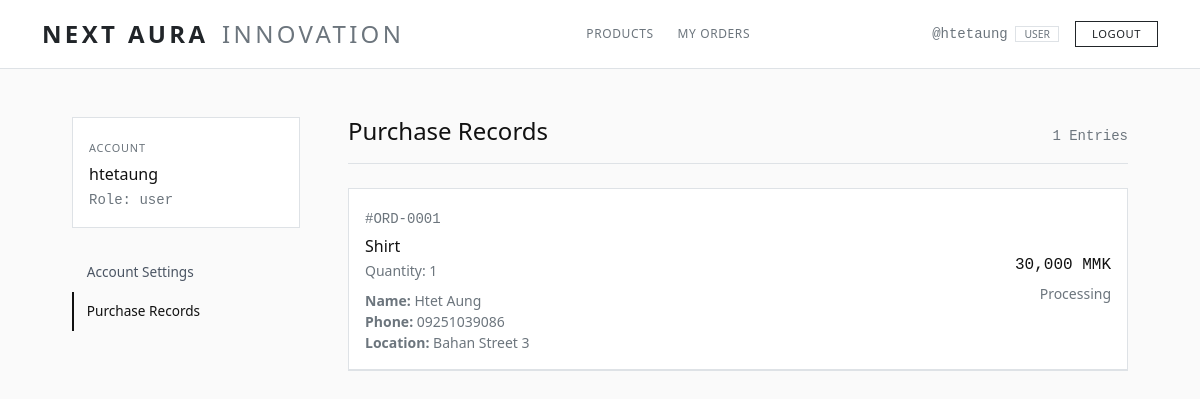
/order.php (signed in), run on the app's committed database.
### tables this page shows
CREATE TABLE `users` (
  `id` int(11) NOT NULL,
  `username` varchar(100) NOT NULL,
  `password` varchar(255) NOT NULL,
  `role` varchar(20) NOT NULL DEFAULT 'user'
);

CREATE TABLE `orders` (
  `id` int(11) NOT NULL,
  `user_id` int(11) NOT NULL,
  `product_name` varchar(255) NOT NULL,
  `price` decimal(10,2) NOT NULL,
  `status` varchar(50) DEFAULT 'Processing',
  `created_at` timestamp NOT NULL DEFAULT current_timestamp(),
  `address` text DEFAULT NULL,
  `customer_name` varchar(100) DEFAULT NULL,
  `phone` varchar(50) DEFAULT NULL
);

### order.php (the view, shortened to what this page needs)
<?php
include 'connection.php';
$uid = $_SESSION['user_id'];
$orders = $conn->query("SELECT * FROM orders WHERE user_id = $uid ORDER BY id DESC");
$user_query = $conn->query("SELECT * FROM users WHERE id = $uid");
$user = $user_query->fetch_assoc();
?>
<!DOCTYPE html>
<html lang="en">
<head>
    <link rel="stylesheet" href="https://cdn.jsdelivr.net/npm/bootstrap@5.3.3/dist/css/bootstrap.min.css">
</head>
<body>
    <?php include 'header.php'; ?>
    <main class="container py-5" style="max-width: 1080px;">
      <div class="row g-5">
        <aside class="col-lg-3">
          <div class="border p-3 bg-white mb-4">
            <span class="text-uppercase text-secondary small" style="font-size: 0.68rem; letter-spacing: 0.08em;">Account</span>
            <div class="fw-medium mt-1"><?php echo htmlspecialchars($user['username']); ?></div>
            <div class="text-secondary small font-monospace mt-1">Role: <?php echo $user['role']; ?></div>
          </div>
          <div class="side-nav">
            <a href="profile.php">Account Settings</a>
            <a href="order.php" class="active">Purchase Records</a>
          </div>
        </aside>
        <section class="col-lg-9">
          <div class="pb-3 mb-4 border-bottom d-flex justify-content-between align-items-baseline">
            <h4 class="fw-normal m-0">Purchase Records</h4>
            <span class="text-secondary font-monospace small"><?php echo $orders->num_rows; ?> Entries</span>
          </div>
          <?php if ($orders->num_rows > 0): ?>
            <div class="border bg-white">
              <?php while ($r = $orders->fetch_assoc()): ?>
                <div class="p-3 border-bottom d-flex justify-content-between align-items-center">
                  <div>
                    <span class="font-monospace text-secondary small">#ORD-<?php echo str_pad($r['id'], 4, '0', STR_PAD_LEFT); ?></span>
                    <div class="fw-medium mt-1"><?php echo htmlspecialchars($r['product_name']); ?></div>
                    <span class="text-secondary small">Quantity: 1</span>
                    <?php if (!empty($r['customer_name']) || !empty($r['phone']) || !empty($r['address'])): ?>
                      <div class="text-secondary small mt-2">
                        <?php if (!empty($r['customer_name'])): ?>
                          <div><strong>Name:</strong> <?php echo htmlspecialchars($r['customer_name']); ?></div>
                        <?php endif; ?>
                        <?php if (!empty($r['phone'])): ?>
                          <div><strong>Phone:</strong> <?php echo htmlspecialchars($r['phone']); ?></div>
                        <?php endif; ?>
                        <?php if (!empty($r['address'])): ?>
                          <div><strong>Location:</strong> <?php echo htmlspecialchars($r['address']); ?></div>
                        <?php endif; ?>
                      </div>
                    <?php endif; ?>
                  </div>
                  <div class="text-end">
                    <div class="font-monospace"><?php echo number_format($r['price']); ?> MMK</div>
                    <div class="mt-1">
                      <?php if ($r['status'] == 'Completed'): ?>
                        <span class="text-dark small">Fulfilled</span>
                      <?php elseif ($r['status'] == 'Cancelled'): ?>
                        <span class="text-muted small">Cancelled</span>
                      <?php else: ?>
                        <span class="text-secondary small">Processing</span>
                      <?php endif; ?>
                    </div>
                  </div>
                </div>
              <?php endwhile; ?>
            </div>
          <?php else: ?>
            <div class="border bg-white p-5 text-center text-secondary small">
              No historical orders recorded.
            </div>
          <?php endif; ?>
        </section>
      </div>
    </main>
</body>
</html>

### order.php (style rules this page uses)
body { background-color: #fafafa; color: #111; }
.side-nav a { display: block; padding: 0.6rem 0.8rem; text-decoration: none; color: #4b5563; font-size: 0.85rem; border-left: 2px solid transparent; }
.side-nav a.active { border-color: #111; color: #111; font-weight: 500; }

### data on the page
users: username "htetaung", role "user"
orders: id "0001", product_name "Shirt", customer_name "Htet Aung", phone "09251039086", address "Bahan Street 3", price "30,000", status "Processing"

### other printed values
$_SESSION['username'] "htetaung"
$_SESSION['role'] "USER"
$orders->num_rows "1"
